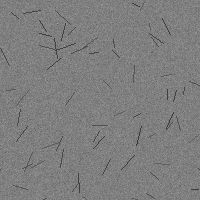
#> input picture data/sample/crazing/crazing_000.png, 200 x 200 px; its folder holds only this picture in this run
$ python train_baseline.py --data-dir ../data/sample/crazing
#> lines starting #> are read from the running program, lines starting #| are printed output that depends on the picture
### app/baseline.py
"""The classical baseline every deep model has to actually beat before
"we fine-tuned a CNN" earns its complexity: Local Binary Pattern texture
features + a support-vector machine.

LBP is not a strawman here -- it's the canonical, decades-old method for exactly
this kind of task (classifying surface *texture*), so it's a genuinely fair
yardstick, the same role as the TF-IDF baseline in news-topic-classifier or the
greedy heuristic in bedding-franchise-erp. Surface defects (cracks, pits,
streaks, scratches) are texture patterns, and LBP histograms are rotation- and
illumination-robust texture descriptors, so the baseline is expected to do
respectably -- which is what makes "does the CNN actually beat it, and by how
much?" a real question rather than a foregone conclusion.

Feature vector: uniform-LBP histograms at two radii (P=8/R=1 and P=24/R=3),
concatenated -> 10 + 26 = 36 dims, then standardized and fed to an RBF SVM.
"""
from __future__ import annotations

from dataclasses import dataclass, field
from pathlib import Path

import cv2
import joblib
import numpy as np
from skimage.feature import local_binary_pattern
from sklearn.metrics import accuracy_score, confusion_matrix, f1_score
from sklearn.model_selection import train_test_split
from sklearn.pipeline import Pipeline
from sklearn.preprocessing import StandardScaler
from sklearn.svm import SVC

from app.labels import BASELINE_IMAGE_SIZE, CLASS_NAMES

# Two (radius, n_points) settings -> multi-scale texture description.
_LBP_SETTINGS = [(1, 8), (3, 24)]


def lbp_features(gray: np.ndarray) -> np.ndarray:
    """Concatenated, L1-normalized uniform-LBP histograms for one grayscale image."""
    if gray.shape != (BASELINE_IMAGE_SIZE, BASELINE_IMAGE_SIZE):
        gray = cv2.resize(gray, (BASELINE_IMAGE_SIZE, BASELINE_IMAGE_SIZE))
    feats = []
    for radius, n_points in _LBP_SETTINGS:
        codes = local_binary_pattern(gray, n_points, radius, method="uniform")
        n_bins = n_points + 2  # uniform LBP -> P+2 distinct codes
        hist, _ = np.histogram(codes.ravel(), bins=n_bins, range=(0, n_bins), density=False)
        hist = hist.astype(np.float64)
        hist /= hist.sum() + 1e-7
        feats.append(hist)
    return np.concatenate(feats)


def _read_gray(path: Path) -> np.ndarray:
    img = cv2.imread(str(path), cv2.IMREAD_GRAYSCALE)
#> img is the input picture: shape (200, 200); min 61, max 160, mean 126.4
    if img is None:
        raise ValueError(f"Could not read image: {path}")
    return img


def load_dataset(data_dir: Path) -> tuple[np.ndarray, np.ndarray, list[Path]]:
    """Load every image under data_dir/<class_name>/*, returning (features, labels, paths).

    Labels are integer class indices matching CLASS_NAMES order.
    """
    X, y, paths = [], [], []
    for idx, cls in enumerate(CLASS_NAMES):
        cls_dir = data_dir / cls
        if not cls_dir.exists():
            continue
        for p in sorted(cls_dir.glob("*.png")) + sorted(cls_dir.glob("*.bmp")) + sorted(cls_dir.glob("*.jpg")):
            X.append(lbp_features(_read_gray(p)))
#> in lbp_features, `feats = []`: feats = []
#> the loop in lbp_features, `for radius, n_points in _LBP_SETTINGS:` made 2 passes
#> pass 1, in lbp_features, `codes = local_binary_pattern(gray, n_points, radius, method="uniform")`:
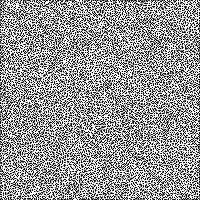
#> codes: shape (200, 200) float64; min 0, max 9, mean 5.3; drawn with min black and max white
#> pass 2, in lbp_features, `codes = local_binary_pattern(gray, n_points, radius, method="uniform")`:
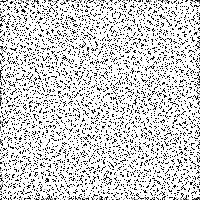
#> codes: shape (200, 200) float64; min 0, max 25, mean 20.3; drawn with min black and max white
#> after the loop in lbp_features, `for radius, n_points in _LBP_SETTINGS:`: feats = 2 items
            y.append(idx)
            paths.append(p)
    if not X:
        raise FileNotFoundError(
            f"No images found under {data_dir} (expected {data_dir}/<class_name>/*.png). "
            "Run scripts/fetch_data.py for the real NEU data, or "
            "scripts/make_synthetic_sample.py for a synthetic stand-in."
        )
    return np.asarray(X), np.asarray(y), paths


@dataclass
class BaselineMetrics:
    accuracy: float
    macro_f1: float
    per_class_f1: dict[str, float]
    confusion_matrix: list[list[int]]
    n_train: int
    n_test: int


@dataclass
class BaselineResult:
    pipeline: Pipeline = field(repr=False)
    metrics: BaselineMetrics

    # [33 lines left out: functions predict, _build_pipeline, load_baseline, not called in this run]


def train_and_evaluate(data_dir: Path, test_size: float = 0.25, seed: int = 42) -> BaselineResult:
    X, y, _ = load_dataset(data_dir)
#> (the run stopped early here; a loop or call above may not have finished)
